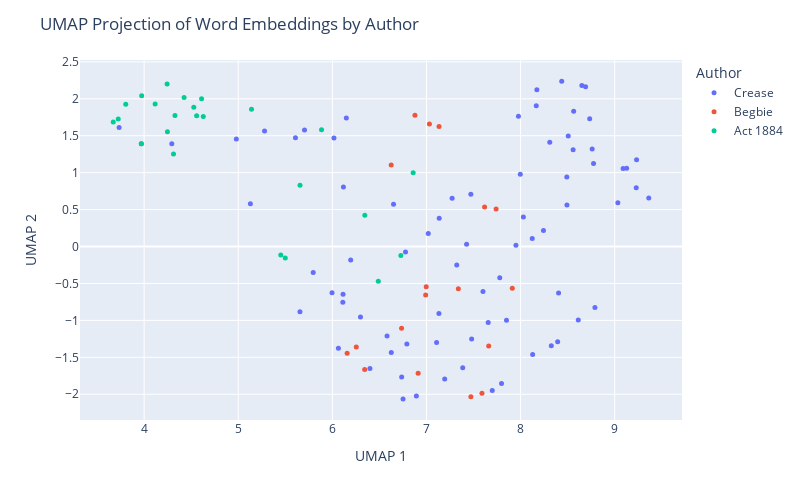

Write notebook code for a chart like this one.
### Code cell
umap_df = pd.DataFrame(proj, columns=['UMAP 1', 'UMAP 2'])
umap_df['Author'] = labels
umap_df['Text'] = [snip for auth in act_snippets for snip in act_snippets[auth]]
umap_df['Text'] = umap_df['Text'].apply(lambda t: wrap_text(t, width=60))

fig = px.scatter(umap_df, x='UMAP 1', y='UMAP 2', 
                 color='Author', hover_data=['Text'], 
                 width=800, height=500 )
fig.update_traces(marker=dict(size=5))
fig.update_layout(title='UMAP Projection of Word Embeddings by Author')
fig.show()
